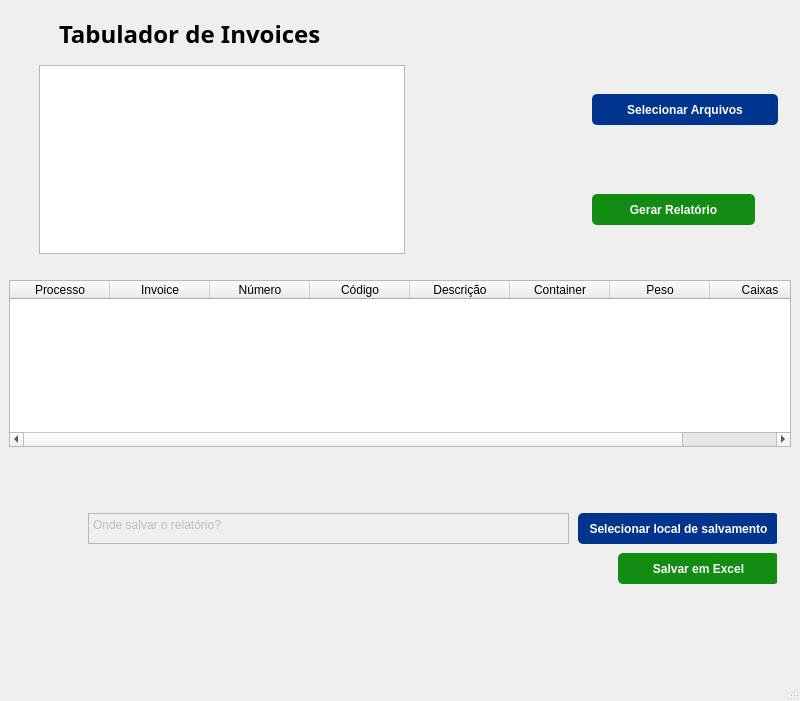
<?xml version="1.0" encoding="UTF-8"?>
<ui version="4.0">
 <class>MainWindow</class>
 <widget class="QMainWindow" name="MainWindow">
  <property name="geometry">
   <rect>
    <x>0</x>
    <y>0</y>
    <width>800</width>
    <height>701</height>
   </rect>
  </property>
  <property name="sizePolicy">
   <sizepolicy hsizetype="Minimum" vsizetype="Minimum">
    <horstretch>0</horstretch>
    <verstretch>0</verstretch>
   </sizepolicy>
  </property>
  <property name="minimumSize">
   <size>
    <width>740</width>
    <height>450</height>
   </size>
  </property>
  <property name="windowTitle">
   <string>Tabelador de Invoices</string>
  </property>
  <widget class="QWidget" name="centralwidget">
   <property name="minimumSize">
    <size>
     <width>33</width>
     <height>0</height>
    </size>
   </property>
   <property name="layoutDirection">
    <enum>Qt::LayoutDirection::LeftToRight</enum>
   </property>
   <layout class="QHBoxLayout" name="horizontalLayout_2">
    <item>
     <layout class="QGridLayout" name="gridLayout">
      <item row="6" column="0">
       <layout class="QHBoxLayout" name="horizontalLayout_5">
        <item>
         <widget class="QTableWidget" name="DataTable">
          <property name="enabled">
           <bool>true</bool>
          </property>
          <property name="sizePolicy">
           <sizepolicy hsizetype="MinimumExpanding" vsizetype="Maximum">
            <horstretch>0</horstretch>
            <verstretch>0</verstretch>
           </sizepolicy>
          </property>
          <property name="minimumSize">
           <size>
            <width>0</width>
            <height>24</height>
           </size>
          </property>
          <property name="maximumSize">
           <size>
            <width>16777215</width>
            <height>300</height>
           </size>
          </property>
          <property name="sizeAdjustPolicy">
           <enum>QAbstractScrollArea::SizeAdjustPolicy::AdjustToContents</enum>
          </property>
          <property name="dragEnabled">
           <bool>true</bool>
          </property>
          <property name="showGrid">
           <bool>true</bool>
          </property>
          <property name="gridStyle">
           <enum>Qt::PenStyle::SolidLine</enum>
          </property>
          <property name="sortingEnabled">
           <bool>true</bool>
          </property>
          <property name="cornerButtonEnabled">
           <bool>true</bool>
          </property>
          <column>
           <property name="text">
            <string>Processo</string>
           </property>
          </column>
          <column>
           <property name="text">
            <string>Invoice</string>
           </property>
          </column>
          <column>
           <property name="text">
            <string>Número</string>
           </property>
          </column>
          <column>
           <property name="text">
            <string>Código</string>
           </property>
          </column>
          <column>
           <property name="text">
            <string>Descrição</string>
           </property>
          </column>
          <column>
           <property name="text">
            <string>Container</string>
           </property>
          </column>
          <column>
           <property name="text">
            <string>Peso</string>
           </property>
          </column>
          <column>
           <property name="text">
            <string>Caixas</string>
           </property>
          </column>
         </widget>
        </item>
       </layout>
      </item>
      <item row="2" column="0">
       <layout class="QHBoxLayout" name="horizontalLayout">
        <property name="spacing">
         <number>0</number>
        </property>
        <property name="leftMargin">
         <number>50</number>
        </property>
        <property name="rightMargin">
         <number>0</number>
        </property>
        <property name="bottomMargin">
         <number>0</number>
        </property>
        <item>
         <widget class="QLabel" name="label">
          <property name="maximumSize">
           <size>
            <width>16777215</width>
            <height>50</height>
           </size>
          </property>
          <property name="font">
           <font>
            <family>Yu Gothic UI Semibold</family>
            <pointsize>18</pointsize>
            <bold>true</bold>
           </font>
          </property>
          <property name="text">
           <string>Tabulador de Invoices</string>
          </property>
         </widget>
        </item>
       </layout>
      </item>
      <item row="4" column="0">
       <layout class="QHBoxLayout" name="horizontalLayout_3">
        <property name="spacing">
         <number>0</number>
        </property>
        <property name="sizeConstraint">
         <enum>QLayout::SizeConstraint::SetFixedSize</enum>
        </property>
        <property name="leftMargin">
         <number>30</number>
        </property>
        <item>
         <widget class="QListWidget" name="FileList">
          <property name="sizePolicy">
           <sizepolicy hsizetype="Maximum" vsizetype="Preferred">
            <horstretch>0</horstretch>
            <verstretch>0</verstretch>
           </sizepolicy>
          </property>
          <property name="minimumSize">
           <size>
            <width>366</width>
            <height>189</height>
           </size>
          </property>
          <property name="maximumSize">
           <size>
            <width>16777215</width>
            <height>189</height>
           </size>
          </property>
         </widget>
        </item>
        <item>
         <layout class="QGridLayout" name="gridLayout_2">
          <property name="sizeConstraint">
           <enum>QLayout::SizeConstraint::SetFixedSize</enum>
          </property>
          <property name="rightMargin">
           <number>13</number>
          </property>
          <item row="0" column="1">
           <widget class="QPushButton" name="FileButton">
            <property name="sizePolicy">
             <sizepolicy hsizetype="MinimumExpanding" vsizetype="Preferred">
              <horstretch>0</horstretch>
              <verstretch>0</verstretch>
             </sizepolicy>
            </property>
            <property name="minimumSize">
             <size>
              <width>163</width>
              <height>31</height>
             </size>
            </property>
            <property name="maximumSize">
             <size>
              <width>195</width>
              <height>31</height>
             </size>
            </property>
            <property name="cursor">
             <cursorShape>PointingHandCursor</cursorShape>
            </property>
            <property name="styleSheet">
             <string notr="true">border-radius: 5px;


background-color: #00358F;
font-weight: bold;
color: white;</string>
            </property>
            <property name="text">
             <string>Selecionar Arquivos</string>
            </property>
           </widget>
          </item>
          <item row="1" column="0">
           <widget class="QWidget" name="widget" native="true">
            <property name="sizePolicy">
             <sizepolicy hsizetype="Expanding" vsizetype="Preferred">
              <horstretch>0</horstretch>
              <verstretch>0</verstretch>
             </sizepolicy>
            </property>
           </widget>
          </item>
          <item row="0" column="0">
           <widget class="QWidget" name="widget_3" native="true">
            <property name="sizePolicy">
             <sizepolicy hsizetype="Expanding" vsizetype="Preferred">
              <horstretch>0</horstretch>
              <verstretch>0</verstretch>
             </sizepolicy>
            </property>
           </widget>
          </item>
          <item row="1" column="1">
           <layout class="QVBoxLayout" name="verticalLayout">
            <property name="topMargin">
             <number>40</number>
            </property>
            <item>
             <widget class="QPushButton" name="GenerateButton">
              <property name="sizePolicy">
               <sizepolicy hsizetype="Preferred" vsizetype="Preferred">
                <horstretch>0</horstretch>
                <verstretch>0</verstretch>
               </sizepolicy>
              </property>
              <property name="minimumSize">
               <size>
                <width>163</width>
                <height>31</height>
               </size>
              </property>
              <property name="maximumSize">
               <size>
                <width>163</width>
                <height>31</height>
               </size>
              </property>
              <property name="cursor">
               <cursorShape>PointingHandCursor</cursorShape>
              </property>
              <property name="styleSheet">
               <string notr="true">border-radius: 5px;


background-color: rgb(19, 140, 19);
font-weight: bold;
color: white;</string>
              </property>
              <property name="text">
               <string>Gerar Relatório</string>
              </property>
              <property name="checkable">
               <bool>false</bool>
              </property>
              <property name="default">
               <bool>false</bool>
              </property>
             </widget>
            </item>
           </layout>
          </item>
         </layout>
        </item>
       </layout>
      </item>
      <item row="5" column="0">
       <spacer name="horizontalSpacer_2">
        <property name="orientation">
         <enum>Qt::Orientation::Horizontal</enum>
        </property>
        <property name="sizeHint" stdset="0">
         <size>
          <width>40</width>
          <height>20</height>
         </size>
        </property>
       </spacer>
      </item>
      <item row="7" column="0">
       <spacer name="horizontalSpacer">
        <property name="orientation">
         <enum>Qt::Orientation::Horizontal</enum>
        </property>
        <property name="sizeHint" stdset="0">
         <size>
          <width>40</width>
          <height>50</height>
         </size>
        </property>
       </spacer>
      </item>
      <item row="8" column="0">
       <layout class="QHBoxLayout" name="horizontalLayout_7">
        <property name="rightMargin">
         <number>14</number>
        </property>
        <item>
         <widget class="QWidget" name="widget_2" native="true">
          <property name="sizePolicy">
           <sizepolicy hsizetype="Expanding" vsizetype="Minimum">
            <horstretch>0</horstretch>
            <verstretch>0</verstretch>
           </sizepolicy>
          </property>
         </widget>
        </item>
        <item>
         <widget class="QWidget" name="widget_5" native="true">
          <property name="sizePolicy">
           <sizepolicy hsizetype="Fixed" vsizetype="Preferred">
            <horstretch>0</horstretch>
            <verstretch>0</verstretch>
           </sizepolicy>
          </property>
          <property name="minimumSize">
           <size>
            <width>709</width>
            <height>0</height>
           </size>
          </property>
          <widget class="QPushButton" name="SaveButton">
           <property name="geometry">
            <rect>
             <x>550</x>
             <y>50</y>
             <width>161</width>
             <height>31</height>
            </rect>
           </property>
           <property name="cursor">
            <cursorShape>PointingHandCursor</cursorShape>
           </property>
           <property name="styleSheet">
            <string notr="true">border-radius: 5px;


background-color: rgb(19, 140, 19);
font-weight: bold;
color: white;</string>
           </property>
           <property name="text">
            <string>Salvar em Excel</string>
           </property>
          </widget>
          <widget class="QPushButton" name="PathButton">
           <property name="geometry">
            <rect>
             <x>510</x>
             <y>10</y>
             <width>201</width>
             <height>31</height>
            </rect>
           </property>
           <property name="cursor">
            <cursorShape>PointingHandCursor</cursorShape>
           </property>
           <property name="styleSheet">
            <string notr="true">border-radius: 5px;



background-color: #00358F;
font-weight: bold;
color: white;</string>
           </property>
           <property name="text">
            <string>Selecionar local de salvamento</string>
           </property>
          </widget>
          <widget class="QPlainTextEdit" name="PathInput">
           <property name="enabled">
            <bool>false</bool>
           </property>
           <property name="geometry">
            <rect>
             <x>20</x>
             <y>10</y>
             <width>481</width>
             <height>31</height>
            </rect>
           </property>
           <property name="cursor" stdset="0">
            <cursorShape>BlankCursor</cursorShape>
           </property>
           <property name="styleSheet">
            <string notr="true"/>
           </property>
           <property name="lineWidth">
            <number>1</number>
           </property>
           <property name="readOnly">
            <bool>false</bool>
           </property>
           <property name="plainText">
            <string>Onde salvar o relatório?</string>
           </property>
          </widget>
         </widget>
        </item>
       </layout>
      </item>
     </layout>
    </item>
   </layout>
  </widget>
  <widget class="QStatusBar" name="statusbar"/>
 </widget>
 <tabstops>
  <tabstop>PathButton</tabstop>
  <tabstop>SaveButton</tabstop>
  <tabstop>FileList</tabstop>
  <tabstop>DataTable</tabstop>
 </tabstops>
 <resources/>
 <connections/>
</ui>
